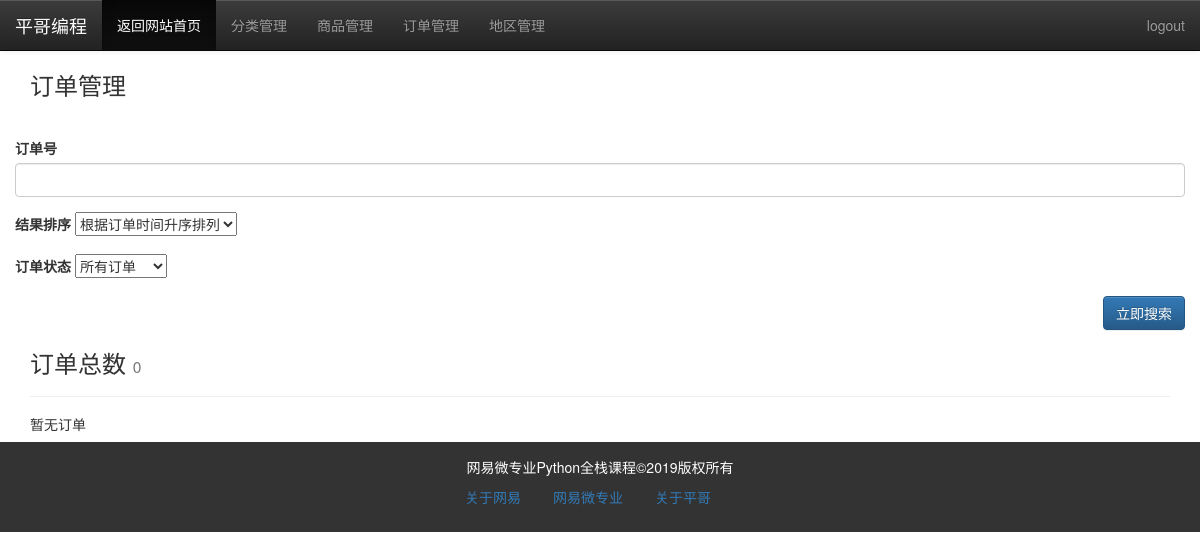
Page /admin/manage/orders (signed in) on the earlier database version.
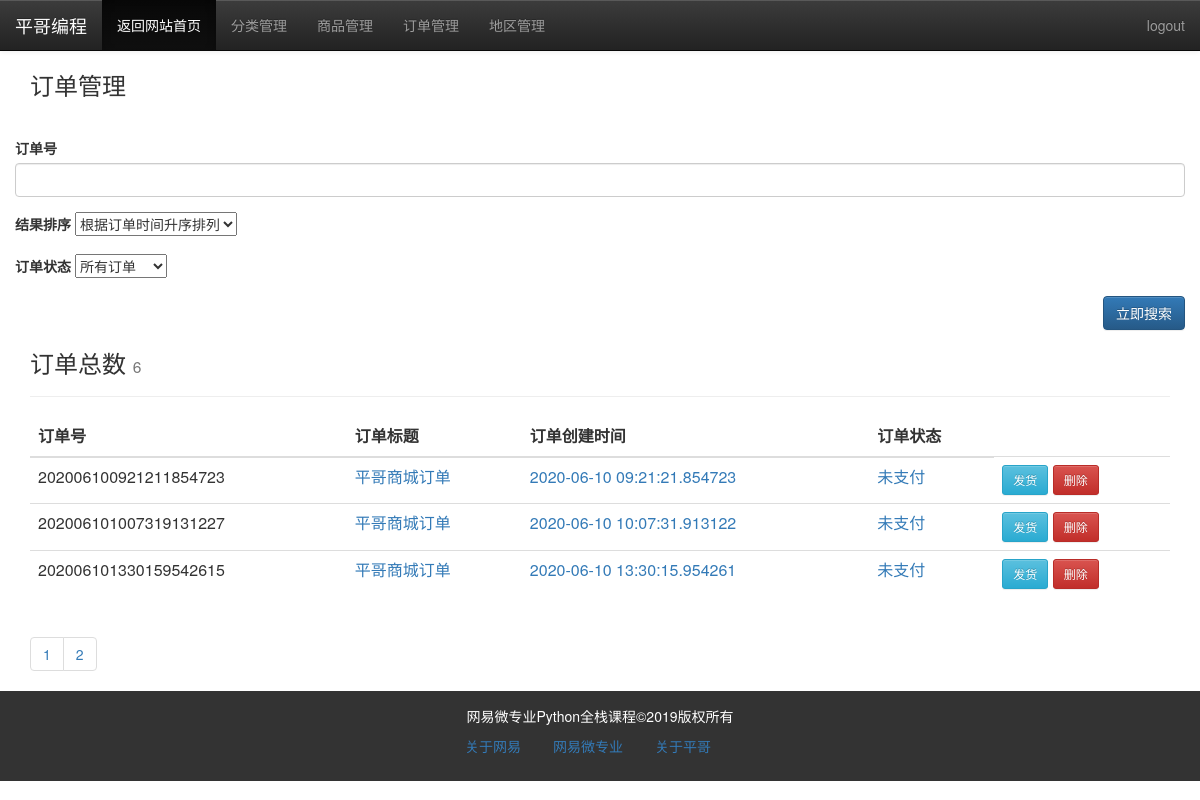
Same page on the later database version.
### xp_mall/models/order.py (models this page shows)
class Order(db.Model):
    id = db.Column(db.Integer, primary_key=True)
    order_no = db.Column(db.String(50))
    subject = db.Column(db.String(100))
    total_price = db.Column(db.FLOAT)
    status = db.Column(db.String(10))
    seller = db.Column(db.String(50))
    buyer = db.Column(db.String(50))
    createTime = db.Column(db.DATETIME)
    payment = db.Column(db.String(30))
    paytime = db.Column(db.DATETIME)
    goods = db.relationship('OrderGoods', back_populates='order', cascade='all, delete-orphan')
    logistics = db.relationship('Logistics', back_populates='order', cascade='all, delete-orphan')

### xp_mall/admin/orders.py (the view, shortened to what this page needs)
@admin_module.route('/manage/orders', defaults={'page': 1})
@admin_module.route('/manage/orders/<int:page>', methods=['GET'])
def manage_orders(page):
    form = SearchForm()
    order_query =  Order.query
    status = request.args.get("status", None)
    if status:
        form.status = status
        order_query = order_query.filter_by(status=status)
    keyword = request.args.get("keyword", None)
    if keyword:
        form.keyword.data = keyword
        order_query = order_query.whooshee_search(keyword)
    print(order_query)
    pagination = order_query.paginate(
         page,current_app.config['XPMALL_MANAGE_GOODS_PER_PAGE'])
    condition = request.query_string.decode()
    return render_template('admin/order/order_list.html', page=page,
                           pagination=pagination, form=form,
                           condition=condition)

### xp_mall/forms/order.py
class SearchForm(FlaskForm):
    status = SelectField("订单状态", choices=[(0, "所有订单"),
                                                 (1, "已支付订单"),
                                                 (2, "已发货订单"),
                                                 (3, "已收货订单"),
                                                ])
    keyword = StringField("订单号")
    order_type = SelectField("结果排序", choices=[(1, "根据订单时间升序排列"),
                                                 (2, "根据订单时间降序排列")
                                                ])

### app.py (called while the page is built)
def register_request_handlers(app):
    @app.after_request
    def query_profiler(response):
        for q in get_debug_queries():
            if q.duration >= app.config['XPMALL_SLOW_QUERY_THRESHOLD']:
                app.logger.warning(
                    'Slow query: Duration: %fs\n Context: %s\nQuery: %s\n '
                    % (q.duration, q.context, q.statement)
                )
        return response

### xp_mall/admin/__init__.py (called while the page is built)
@admin_module.before_request
@login_required
def is_admin():
    if not current_user.is_admin :
        return redirect(url_for("login"))

### xp_mall/extensions.py (called while the page is built)
@login_manager.user_loader
def load_user(user_id):
    from xp_mall.models.member import Member
    user = Member.query.get(int(user_id))
    return user

### xp_mall/filters.py (called while the page is built)
def create_filter(app):
    @app.template_filter()
    def get_order_status(status):
        status_list = {"0":"未支付", "1":"等待发货", "2":"等待收货", "3":"已收货"}
        return status_list[status]

### templates/admin/order/order_list.html (shortened to what this page needs)
{% extends "admin/admin_base.html" %}
{% block content %}
<div class="container">
    <div class="row">
        <div class="main col-md-12 col-lg-12 col-xs-12 col-sm-12" >
        <h3>订单管理</h3>
        <div class="page-header">
            <form action="{{ url_for("admin.manage_orders",page=1) }}"  method="get" class="form-horizontal"  id="search_form">
                <div class="form-group">
                    {{ form.keyword.label }}
                    {{ form.keyword(class="form-control") }}
                </div>
                <div class="form-group">
                    {{ form.order_type.label }}
                    {{ form.order_type }}
                </div>
                <div class="form-group">
                    {{ form.status.label }}
                    {{ form.status }}
                </div>
                <div class="form-group ">
                    <input type="button" name="search" class="btn btn-primary pull-right search-btn" value="立即搜索">
                </div>
            </form>
            <h3>订单总数
                <small class="text-muted">{{ pagination.total }}</small>
            </h3>
        </div>
{% if pagination.total > 0 %}
        <table class="table">
            <thead>
            <tr>
                <th>订单号</th>
                <th>订单标题</th>
                <th>订单创建时间</th>
                <th>订单状态</th>
            </tr>
            </thead>
            {% for order in pagination.items %}
            <tr>
                <td>{{ order.order_no }} </td>
                <td><a href="" target="_blank">{{ order.subject }}</a></td>
                <td><a href="">{{ order.createTime }}</a></td>
                <td><a href="">{{ order.status | get_order_status }}</a></td>
                <td>
                    <a class="btn btn-info btn-sm edit-btn"  href="" target="_blank">发货</a>
                    <button type="submit" class="btn btn-danger btn-sm delete-btn" onclick="return confirm('Are you sure?');" data-href="">删除
                    </button>
                </td>
            </tr>
            {% endfor %}
        </table>
        <div class="page-footer">
            <ul class="pagination">
                {% for page in pagination.iter_pages() %}
                    {% if page!=None %}
                <li><a href="{{ url_for("admin.manage_orders", page=page) }}?{{ condition }}">{{ page }}</a></li>
                    {% else %}
                    <li><a href="#">...</a></li>
                    {% endif %}
                {% endfor %}
            </ul>
        </div>
        {% else %}
        <div class="tip"><h5>暂无订单</h5></div>
    {% endif %}
        </div>
    </div>
</div>
{% endblock %}

### templates/admin/admin_base.html (shortened to what this page needs)
{% block head %}
    <head>
        <link rel="stylesheet" type="text/css" href="{{ url_for("static", filename="css/bootstrap.css") }}"/>
	    <link rel="stylesheet" type="text/css" href="{{ url_for("static", filename="css/bootstrap-theme.css") }}"/>
	</head>
{%  endblock %}
{%  block nav %}
      <nav class="navbar navbar-default navbar-fixed-top navbar-inverse">
			<div class="navbar-header">
				<a href="" class="navbar-brand">平哥编程</a>
			</div>
			<div class="collapse navbar-collapse" id="navmenu">
				<ul class="nav navbar-nav" >
					   <li class="active"><a href="{{ url_for("index") }}">返回网站首页</a></li>
                        <li><a href="{{ url_for("admin.manage_category") }}">分类管理</a></li>
						<li><a href="{{ url_for("admin.manage_goods") }}">商品管理</a></li>
                        <li><a href="{{ url_for("admin.manage_orders") }}">订单管理</a></li>
                        <li><a href="{{ url_for("admin.manage_region") }}">地区管理</a></li>
                </ul>
                <ul class="nav navbar-nav pull-right">
                       <li><a href="#">{{ username }}</a></li>
                       <li><a href="{{ url_for("member.logout") }}">logout</a></li>
                </ul>
			</div>
		</nav>
{% endblock %}
{% block content %}{%  endblock %}
{% block footer %}
          <footer>
			<div class="container-fluid">
				<div class="row">
					<div class="col-md-12">
						网易微专业Python全栈课程&copy;2019版权所有
					</div>
				</div>
			</div>
			<nav >
				<ul class="nav nav-pills   ">
					<li><a href="">关于网易</a></li>
					<li><a href="">网易微专业</a></li>
					<li><a href="">关于平哥</a></li>
				</ul>
			</nav>
		</footer>
{% endblock %}

Differences in the rows shown:
added Order: order_no "202006100921211854723", subject "平哥商城订单", createTime "2020-06-10 09:21:21.854723", status|get_order_status "未支付"
added Order: order_no "202006101007319131227", subject "平哥商城订单", createTime "2020-06-10 10:07:31.913122", status|get_order_status "未支付"
added Order: order_no "202006101330159542615", subject "平哥商城订单", createTime "2020-06-10 13:30:15.954261", status|get_order_status "未支付"
Other differences:
{{ pagination.total }}: "0" → "6"
text no longer shown: "暂无订单"
text now shown: "订单号 订单标题 订单创建时间 订单状态"
new list line: "1"
new list line: "2"
